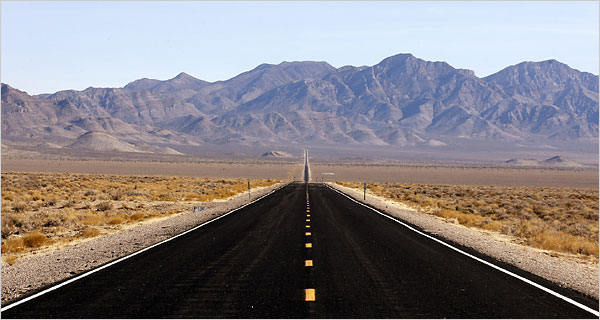
//> input picture highway.jpg, 600 x 320 px
$ ./Naive_hough   (built with g++ and OpenCV 4)
//> lines starting //> are read from the running program, lines starting //| are printed output that depends on the picture; after the words box and inside, x2 and y2 are one past the last pixel; in counts of white or black regions, pixels touching at a corner belong together
// Naive_hough.cpp
//
// Css490 - HighPerformance Computing
// Jason White, Will Thomas, Austin Green, Christian Rahmel
//
// Final Project - This proram is a naive cpu based approach to a hough transform for linear lines.
// Our group did not end up using this as the model to improve upon.
// The accumulator in this project is modeled after O'Gorman's and Clowe's verion of the Hough Method.

#include <opencv2/opencv.hpp>
#include <time.h>

using namespace std;
using namespace cv;

// utility method to determine depth of Mat
//  ex.   string gx = type2str(grad_x.type());
string type2str(int type);

// method used to reduce resolution of accumulator.
int quantForm(float t, int quantLvl);

// method quantizes matrix used with O'Gorman and Clowes method.
// variables: src: matrix input, out: matrix output, quantLevel: number to fit to.
// formula used is t - (fmod(t, quantLvl))
void quantize(const Mat& src, Mat& out, int quantLevel);

// method accumulates lines from Hough transform into bins  y axis = rho  x axis = theta normalized to 1st quadrant (0-90degrees)
// places ptlist in <pair(imgloc), pair(accumloc)> order
void accumulateMat(const Mat& thetaQ, const Mat& rhoQ, const Mat& gmag, Mat& accumulator, list< std::pair< std::pair<int, int>, std::pair<int, int> >>& ptList, int thresh);

// for all accumulator bins above a threshold, method gathers points along this line from the pList,  sorts by size,
// sorts by size,  chooses first and last points and draws a line between these points.
// variables accum: Matrix accumulator,  dst: Matrix output image,  thold: int threshold value , pList: list<pair< int pairs>> pointList from accumulator
void findLine(const Mat& accum, Mat& dst, int tHold, list< std::pair< std::pair<int, int>, std::pair<int, int> >> pList);

// method determines distance from image origin.
// variables:  src: Mat theta Matrix,  dst: Mat rho Matrix.
void getDistance(const Mat& src, Mat& dst);

// converts to 1st quadrant angle
void convertPhase(const Mat& theta, Mat& out);

// method determins of point p is contained in list v
bool containsPt(const list<Point>& v, Point p);


int main()
{
	bool debug = false;
	int ksize = 3;
	int ddepth = CV_16S;

	Mat blurredImg, src_gray, grad_x, grad_y, gmag, grad, theta, thetaQ;
	Mat abs_grad_x, abs_grad_y;
	list< std::pair< std::pair<int, int>, std::pair<int, int> >> ptList;

	//Mat img = imread("GetImage.jpg", 1);
	Mat img = imread("highway.jpg", 1);
//> img is the input picture: 320 rows x 600 cols, CV_8UC3; mean B, G, R 130.6, 127.9, 133.5

	// Check if image is loaded fine
	if (img.empty())
	{
		printf("Error opening image:\n");
		return EXIT_FAILURE;
	}

	if (debug)
	{
		cout << "img: " << img.size() << endl;
		cout << "img type: " << type2str(img.type()) << endl;
		imshow("image", img);
		waitKey();
	}

	//start clock
	clock_t t = clock();

	// Remove noise by blurring with a Gaussian filter ( kernel size = 3x3 )
	GaussianBlur(img, blurredImg, Size(3, 3), 2, 2, BORDER_DEFAULT);

	// Convert the image to grayscale
	cvtColor(blurredImg, src_gray, COLOR_BGR2GRAY);
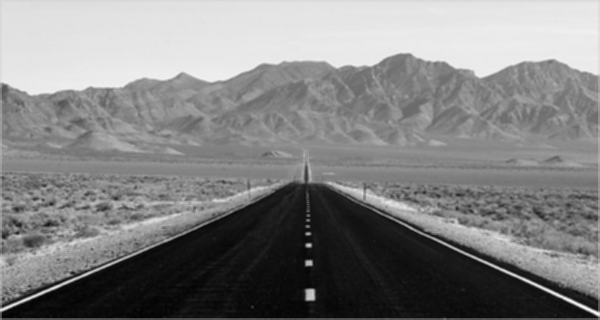
//> src_gray: 320 rows x 600 cols, CV_8UC1; min 2, max 251, mean 129.7

	// Find gradients
	Sobel(src_gray, grad_x, ddepth, 1, 0, ksize, BORDER_DEFAULT);
	Sobel(src_gray, grad_y, ddepth, 0, 1, ksize, BORDER_DEFAULT);
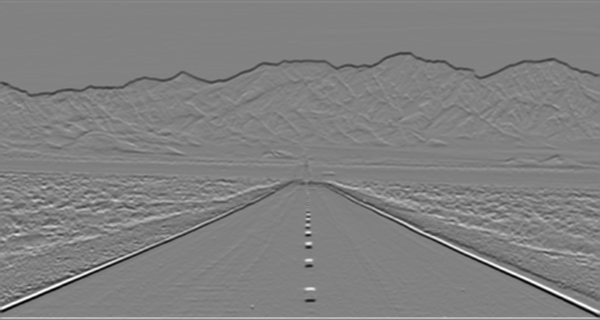
//> grad_y: 320 rows x 600 cols, CV_16SC1; min -2632, max 2536, mean -14; drawn with min black and max white

	if (debug) {
		string gx = type2str(grad_x.type());
		string gy = type2str(grad_y.type());
		cout << "gx type: " << gx << endl;
		cout << "gy type: " << gy << endl;
		imshow("Gradient X", grad_x);
		imshow("Gradient Y", grad_y);
		waitKey();
	}

	// convert matrices to CV_32F for magnitude and phase method
	grad_x.convertTo(grad_x, CV_32F);
//> grad_x: 320 rows x 600 cols, CV_32FC1
	grad_y.convertTo(grad_y, CV_32F);
//> grad_y: 320 rows x 600 cols, CV_32FC1

	//determine gradient magnitude;
	magnitude(grad_x, grad_y, gmag);
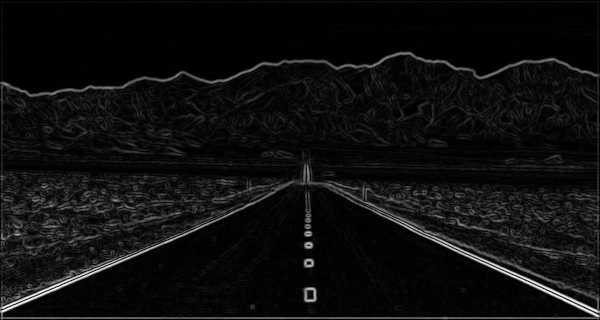
//> gmag: 320 rows x 600 cols, CV_32FC1; min 0, max 2812.7, mean 166.8; drawn with min black and max white

	// determine theta angle in degrees and magnitude
	//requires CV_32F or CV_64F
	phase(grad_x, grad_y, theta, true);
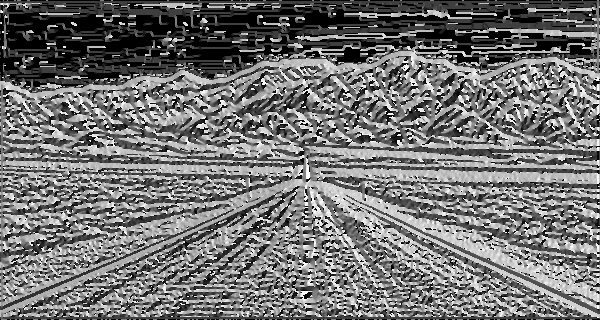
//> theta: 320 rows x 600 cols, CV_32FC1; min 0, max 359.8, mean 162.9; drawn with min black and max white

	//convert to 1st quadrant
	convertPhase(theta, theta);
//> after the loop in convertPhase, `for (int row = 0; row < theta.rows; row++)`:
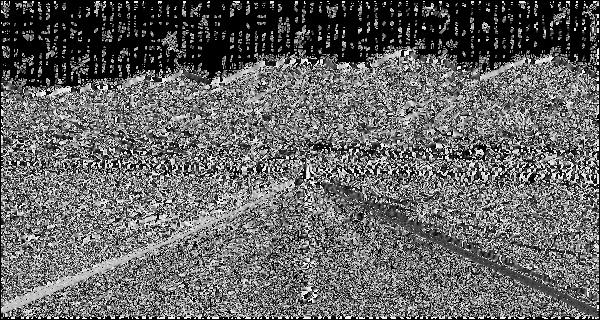
//> out: 320 rows x 600 cols, CV_32FC1; min 0, max 89.87, mean 35.4; drawn with min black and max white

	// set distance from origin using formula
	//rho = col *cos(theta*pi/180) - row * sin(theta*pi/180)
	Mat rho = Mat::zeros(theta.rows, theta.cols, CV_32F);
	getDistance(theta, rho);
//> after the loop in getDistance, `for (int row = 0; row < src.rows; row++)`:
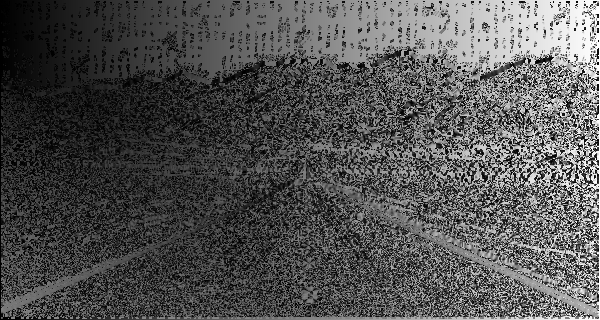
//> dst: 320 rows x 600 cols, CV_32FC1; min 0, max 599, mean 196.1; drawn with min black and max white

	//quantize gmag and theta -- gmag units of 3, theta units of 10 degrees
	Mat rhoQ = Mat::zeros(theta.rows, theta.cols, CV_32SC1);
	thetaQ = Mat::zeros(theta.rows, theta.cols, CV_32SC1);
	int thetaBinSize = 10;
	int dBinSize = 3;
	quantize(rho, rhoQ, dBinSize);
	quantize(theta, thetaQ, thetaBinSize);

	// find maximum value in gmag
	double minVal; double maxVal;
	Point minLoc; Point maxLoc;  Point matchLoc;
	minMaxLoc(rhoQ, &minVal, &maxVal, &minLoc, &maxLoc, Mat());
//> minVal = 0; maxVal = 597; minLoc = Point(0, 0); maxLoc = Point(597, 0)

	int numCols = (int)(90 / thetaBinSize);
	int numRows = (int)(maxVal / dBinSize);
//> numRows = 199

	Mat accumulator = Mat::zeros(numCols, numRows, CV_32SC1);
	accumulateMat(thetaQ, rhoQ, gmag, accumulator, ptList, 1950);
//> after the loop in accumulateMat, `for (int row = 0; row < thetaQ.rows; row++)`: ptList = 911 items
//> ptList = 911 items

	// find maximum value and location in the accumulator
	double minVal1; double maxVal1;
	Point minLoc1; Point maxLoc1;  Point matchLoc1;
	minMaxLoc(accumulator, &minVal1, &maxVal1, &minLoc1, &maxLoc1, Mat());
//> minVal1 = 0; maxVal1 = 22; minLoc1 = Point(0, 0); maxLoc1 = Point(158, 2)

	if (debug)
	{
		cout << "maxVal rhoQ: " << maxVal << endl;
		cout << "Accumulator size: " << accumulator.size() << endl;
		cout << accumulator << endl;
		cout << "maxVal accumulator: " << maxVal1 << endl;
		cout << "maxVal Pt:" << maxLoc1 << endl;
	}

	// draw lines found
	findLine(accumulator, img, 0, ptList);
//> after the loop in findLine, `for (int accRow = 0; accRow < accum.rows; accRow++)`:
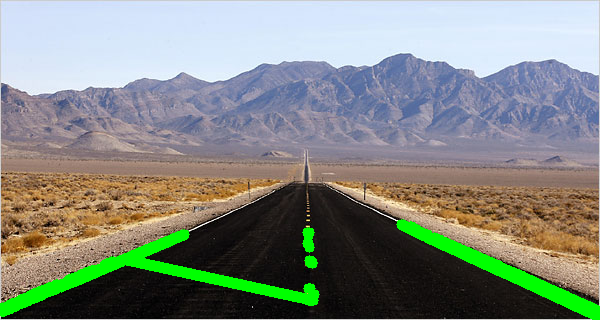
//> dst: 320 rows x 600 cols, CV_8UC3; 4.36% of pixels changed, all inside (x1, y1, x2, y2) = (0, 219, 600, 320)

	// calculate time elapsed
	t = clock() - t;
	float seconds = ((float)t) / CLOCKS_PER_SEC;
	cout << " took " << seconds << " SECONDS." << endl;

	imshow("Final Output", img);
	waitKey();

	return 0;
}

// method used to reduce resolution of accumulator.
int quantForm(float t, int quantLvl)
{
	return static_cast<int>(t - (fmod(t, quantLvl)));
}

//this can be implemented using ParallelLoopBody https://docs.opencv.org/trunk/d7/dff/tutorial_how_to_use_OpenCV_parallel_for_.html
// method quantizes matrix used with O'Gorman and Clowes method.
// variables: src: matrix input, out: matrix output, quantLevel: number to fit to.
// formula used is t - (fmod(t, quantLvl))
void quantize(const Mat& src, Mat& out, int quantLevel)
{
	for (int row = 0; row < src.rows; row++)
	{
		for (int col = 0; col < src.cols; col++)
		{
			float temp = (abs(src.at<float>(row, col)));
			if (temp > 0) {
				out.at<int>(row, col) = quantForm(temp, quantLevel);
			}
		}
	}
}

// method accumulates lines from Hough transform into bins  y axis = rho  x axis = theta normalized to 1st quadrant (0-90degrees)
// places ptlist in <pair(imgloc), pair(accumloc)> order
void accumulateMat(const Mat& thetaQ, const Mat& rhoQ, const Mat& gmag, Mat& accumulator, list< std::pair< std::pair<int, int>, std::pair<int, int> >>& ptList, int thresh)
{
	if (thetaQ.size() == rhoQ.size()) {
		for (int row = 0; row < thetaQ.rows; row++)
		{
			for (int col = 0; col < thetaQ.cols; col++)
			{
				float gmagVal = gmag.at<float>(row, col);
				if (gmagVal > thresh) {
					int x = thetaQ.at<int>(row, col) % accumulator.rows;
					int y = rhoQ.at<int>(row, col) % accumulator.cols;

					if (x > 0 && y > 0)
					{
						accumulator.at<int>(x, y) += 1; // static_cast<int>(gmag);
						ptList.emplace_back(std::pair< std::pair<int, int>, std::pair<int, int> >(std::pair<int, int>(col, row), std::pair<int, int>(x, y)));
					}
				}
			}
		}
	}
	else {
		cerr << "Accumulate Mat method: matrix sizes do not match." << endl;
	}
}

// for all accumulator bins above a threshold, method gathers points along this line from the pList,  sorts by size,
// sorts by size,  chooses first and last points and draws a line between these points.
// variables accum: Matrix accumulator,  dst: Matrix output image,  thold: int threshold value , pList: list<pair< int pairs>> pointList from accumulator
void findLine(const Mat& accum, Mat& dst, int tHold, list< std::pair< std::pair<int, int>, std::pair<int, int> >> pList)
{
	float toRads = CV_PI / 180;
	for (int accRow = 0; accRow < accum.rows; accRow++)
	{
		for (int accCol = 0; accCol < accum.cols; accCol++)
		{
			int val = accum.at<int>(accRow, accCol);
			if (val > tHold)
			{
				vector<Point> pointList;
				for (auto x : pList)
				{
					std::pair<int, int> ptAcc(x.second);
					std::pair<int, int> ptImg(x.first);

					// point in list within family
					if (ptAcc.first == accRow && ptAcc.second == accCol)
					{
						pointList.emplace_back(Point(ptImg.first, ptImg.second));
					}
				}

				//cout << pointList << endl;
				std::sort(pointList.begin(), pointList.end(), [](const auto& p1, const auto& p2) {
					if (p1.x == p2.x)
					{
						return p1.y < p2.y;
					}
					return p1.x < p2.x;
					});

				Point beg = pointList[0];
				Point end = pointList[pointList.size() - 1];

				// draw segment
				line(dst, beg, end, Scalar(0, 255, 0), 10);
			}
		}
	}
}

// method determins of point p is contained in list v
bool containsPt(const list<Point>& v, Point p)
{
	if (std::find(v.begin(), v.end(), p) != v.end()) {
		return true;
	}
	else {
		return false;
	}
}

// method determines distance from image origin.
// variables:  src: Mat theta Matrix,  dst: Mat rho Matrix.
void getDistance(const Mat& src, Mat& dst)
{
	float toRads = CV_PI / 180;
	for (int row = 0; row < src.rows; row++)
	{
		for (int col = 0; col < src.cols; col++)
		{
			float theta = src.at<float>(row, col);
			dst.at<float>(row, col) = static_cast<float>(abs(col * cos(theta * (toRads)) - row * sin(theta * toRads)));
		}
	}
}

// converts to 1st quadrant angle
void convertPhase(const Mat& theta, Mat& out)
{
	for (int row = 0; row < theta.rows; row++)
	{
		for (int col = 0; col < theta.cols; col++)
		{
			float thetaVal = theta.at<float>(row, col);
			out.at<float>(row, col) = (fmod(thetaVal, 90));
		}
	}
}

// utility method to determine depth of Mat
//  ex.   string gx = type2str(grad_x.type());
string type2str(int type) {
	string r;

	uchar depth = type & CV_MAT_DEPTH_MASK;
	uchar chans = 1 + (type >> CV_CN_SHIFT);

	switch (depth) {
	case CV_8U:  r = "8U"; break;
	case CV_8S:  r = "8S"; break;
	case CV_16U: r = "16U"; break;
	case CV_16S: r = "16S"; break;
	case CV_32S: r = "32S"; break;
	case CV_32F: r = "32F"; break;
	case CV_64F: r = "64F"; break;
	default:     r = "User"; break;
	}

	r += "C";
	r += (chans + '0');

	return r;
}
